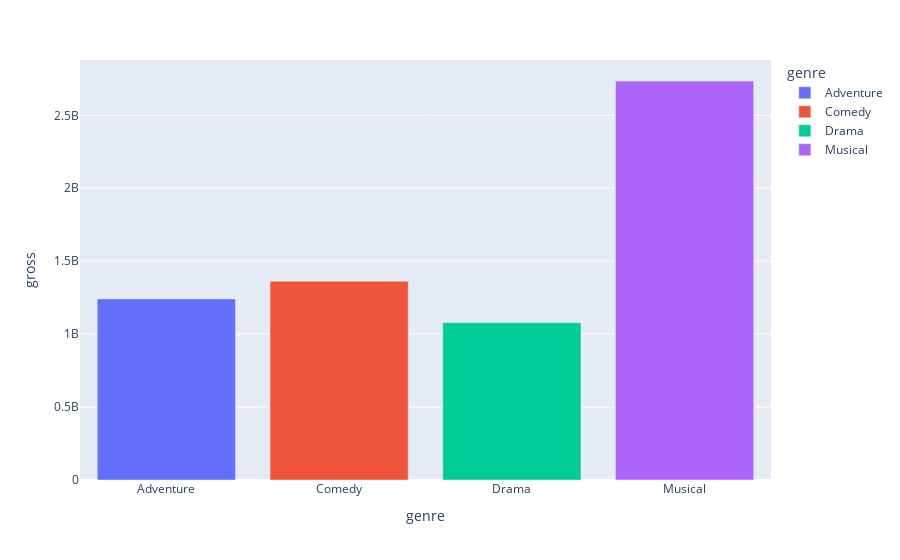

Write notebook code for a chart like this one.
### Markdown cell above
# Question 04

### Code cell
lis_genre=[]
lis_revenue=[]
for i,j in data_new.groupby(['genre']):
    lis_genre.append(i)
    lis_revenue.append(j['inflation_adjusted_gross'].mean())
dic={'genre':lis_genre,'gross':lis_revenue}
new_data=pd.DataFrame(dic)
fig=px.bar(new_data,x='genre',y='gross',color='genre')
fig.show()

### Figure 1 — Plotly figure (JSON) as saved in the notebook; plotly's stock layout.template omitted (floating-point values rounded to 4 significant figures)
{"data": [{"alignmentgroup": "True", "hovertemplate": "genre=%{x}<br>gross=%{y}<extra></extra>", "legendgroup": "Adventure", "marker": {"color": "#636efa", "pattern": {"shape": ""}}, "name": "Adventure", "offsetgroup": "Adventure", "orientation": "v", "showlegend": true, "textposition": "auto", "type": "bar", "x": ["Adventure"], "xaxis": "x", "y": [1241000000.0], "yaxis": "y"}, {"alignmentgroup": "True", "hovertemplate": "genre=%{x}<br>gross=%{y}<extra></extra>", "legendgroup": "Comedy", "marker": {"color": "#EF553B", "pattern": {"shape": ""}}, "name": "Comedy", "offsetgroup": "Comedy", "orientation": "v", "showlegend": true, "textposition": "auto", "type": "bar", "x": ["Comedy"], "xaxis": "x", "y": [1362870985], "yaxis": "y"}, {"alignmentgroup": "True", "hovertemplate": "genre=%{x}<br>gross=%{y}<extra></extra>", "legendgroup": "Drama", "marker": {"color": "#00cc96", "pattern": {"shape": ""}}, "name": "Drama", "offsetgroup": "Drama", "orientation": "v", "showlegend": true, "textposition": "auto", "type": "bar", "x": ["Drama"], "xaxis": "x", "y": [1078000000.0], "yaxis": "y"}, {"alignmentgroup": "True", "hovertemplate": "genre=%{x}<br>gross=%{y}<extra></extra>", "legendgroup": "Musical", "marker": {"color": "#ab63fa", "pattern": {"shape": ""}}, "name": "Musical", "offsetgroup": "Musical", "orientation": "v", "showlegend": true, "textposition": "auto", "type": "bar", "x": ["Musical"], "xaxis": "x", "y": [2735000000.0], "yaxis": "y"}], "layout": {"barmode": "relative", "legend": {"title": {"text": "genre"}, "tracegroupgap": 0}, "margin": {"t": 60}, "xaxis": {"anchor": "y", "categoryarray": ["Adventure", "Comedy", "Drama", "Musical"], "categoryorder": "array", "domain": [0, 1], "title": {"text": "genre"}}, "yaxis": {"anchor": "x", "domain": [0, 1], "title": {"text": "gross"}}}}
